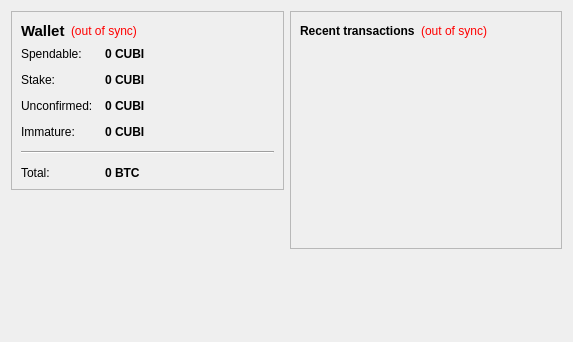
<?xml version="1.0" encoding="UTF-8"?>
<ui version="4.0">
 <class>OverviewPage</class>
 <widget class="QWidget" name="OverviewPage">
  <property name="geometry">
   <rect>
    <x>0</x>
    <y>0</y>
    <width>573</width>
    <height>342</height>
   </rect>
  </property>
  <property name="windowTitle">
   <string>Form</string>
  </property>
  <layout class="QHBoxLayout" name="horizontalLayout" stretch="1,1">
   <item>
    <layout class="QVBoxLayout" name="verticalLayout_2">
     <item>
      <widget class="QFrame" name="frame">
       <property name="frameShape">
        <enum>QFrame::StyledPanel</enum>
       </property>
       <property name="frameShadow">
        <enum>QFrame::Raised</enum>
       </property>
       <layout class="QVBoxLayout" name="verticalLayout_4">
        <item>
         <layout class="QHBoxLayout" name="horizontalLayout_4">
          <item>
           <widget class="QLabel" name="label_5">
            <property name="font">
             <font>
              <pointsize>11</pointsize>
              <weight>75</weight>
              <bold>true</bold>
             </font>
            </property>
            <property name="text">
             <string>Wallet</string>
            </property>
           </widget>
          </item>
          <item>
           <widget class="QLabel" name="labelWalletStatus">
            <property name="toolTip">
             <string>The displayed information may be out of date. Your wallet automatically synchronizes with the cubicore network after a connection is established, but this process has not completed yet.</string>
            </property>
            <property name="styleSheet">
             <string notr="true">QLabel { color: red; }</string>
            </property>
            <property name="text">
             <string notr="true">(out of sync)</string>
            </property>
            <property name="alignment">
             <set>Qt::AlignLeading|Qt::AlignLeft|Qt::AlignVCenter</set>
            </property>
           </widget>
          </item>
          <item>
           <spacer name="horizontalSpacer_2">
            <property name="orientation">
             <enum>Qt::Horizontal</enum>
            </property>
            <property name="sizeHint" stdset="0">
             <size>
              <width>40</width>
              <height>20</height>
             </size>
            </property>
           </spacer>
          </item>
         </layout>
        </item>
        <item>
         <layout class="QFormLayout" name="formLayout_2">
          <property name="fieldGrowthPolicy">
           <enum>QFormLayout::AllNonFixedFieldsGrow</enum>
          </property>
          <property name="horizontalSpacing">
           <number>12</number>
          </property>
          <property name="verticalSpacing">
           <number>12</number>
          </property>
          <item row="0" column="0">
           <widget class="QLabel" name="label">
            <property name="text">
             <string>Spendable:</string>
            </property>
           </widget>
          </item>
          <item row="0" column="1">
           <widget class="QLabel" name="labelBalance">
            <property name="font">
             <font>
              <weight>75</weight>
              <bold>true</bold>
             </font>
            </property>
            <property name="cursor">
             <cursorShape>IBeamCursor</cursorShape>
            </property>
            <property name="toolTip">
             <string>Your current spendable balance</string>
            </property>
            <property name="text">
             <string notr="true">0 CUBI</string>
            </property>
            <property name="textInteractionFlags">
             <set>Qt::LinksAccessibleByMouse|Qt::TextSelectableByKeyboard|Qt::TextSelectableByMouse</set>
            </property>
           </widget>
          </item>
          <item row="1" column="0">
           <widget class="QLabel" name="label_6">
            <property name="text">
             <string>Stake:</string>
            </property>
           </widget>
          </item>
          <item row="1" column="1">
           <widget class="QLabel" name="labelStake">
            <property name="font">
             <font>
              <weight>75</weight>
              <bold>true</bold>
             </font>
            </property>
            <property name="cursor">
             <cursorShape>IBeamCursor</cursorShape>
            </property>
            <property name="toolTip">
             <string>Total of coins that was staked, and do not yet count toward the current balance</string>
            </property>
            <property name="text">
             <string notr="true">0 CUBI</string>
            </property>
            <property name="textInteractionFlags">
             <set>Qt::LinksAccessibleByMouse|Qt::TextSelectableByKeyboard|Qt::TextSelectableByMouse</set>
            </property>
           </widget>
          </item>
          <item row="2" column="0">
           <widget class="QLabel" name="label_3">
            <property name="text">
             <string>Unconfirmed:</string>
            </property>
           </widget>
          </item>
          <item row="2" column="1">
           <widget class="QLabel" name="labelUnconfirmed">
            <property name="font">
             <font>
              <weight>75</weight>
              <bold>true</bold>
             </font>
            </property>
            <property name="cursor">
             <cursorShape>IBeamCursor</cursorShape>
            </property>
            <property name="toolTip">
             <string>Total of transactions that have yet to be confirmed, and do not yet count toward the current balance</string>
            </property>
            <property name="text">
             <string notr="true">0 CUBI</string>
            </property>
            <property name="textInteractionFlags">
             <set>Qt::LinksAccessibleByMouse|Qt::TextSelectableByKeyboard|Qt::TextSelectableByMouse</set>
            </property>
           </widget>
          </item>
          <item row="3" column="0">
           <widget class="QLabel" name="labelImmatureText">
            <property name="text">
             <string>Immature:</string>
            </property>
           </widget>
          </item>
          <item row="3" column="1">
           <widget class="QLabel" name="labelImmature">
            <property name="font">
             <font>
              <weight>75</weight>
              <bold>true</bold>
             </font>
            </property>
            <property name="toolTip">
             <string>Mined balance that has not yet matured</string>
            </property>
            <property name="text">
             <string notr="true">0 CUBI</string>
            </property>
            <property name="textInteractionFlags">
             <set>Qt::LinksAccessibleByMouse|Qt::TextSelectableByKeyboard|Qt::TextSelectableByMouse</set>
            </property>
           </widget>
          </item>
          <item row="4" column="0" colspan="2">
           <widget class="Line" name="line">
            <property name="orientation">
             <enum>Qt::Horizontal</enum>
            </property>
           </widget>
          </item>
          <item row="5" column="0">
           <widget class="QLabel" name="labelTotalText">
            <property name="text">
             <string>Total:</string>
            </property>
           </widget>
          </item>
          <item row="5" column="1">
           <widget class="QLabel" name="labelTotal">
            <property name="font">
             <font>
              <weight>75</weight>
              <bold>true</bold>
             </font>
            </property>
            <property name="cursor">
             <cursorShape>IBeamCursor</cursorShape>
            </property>
            <property name="toolTip">
             <string>Your current total balance</string>
            </property>
            <property name="text">
             <string notr="true">0 BTC</string>
            </property>
            <property name="textInteractionFlags">
             <set>Qt::LinksAccessibleByMouse|Qt::TextSelectableByKeyboard|Qt::TextSelectableByMouse</set>
            </property>
           </widget>
          </item>
         </layout>
        </item>
       </layout>
      </widget>
     </item>
     <item>
      <spacer name="verticalSpacer">
       <property name="orientation">
        <enum>Qt::Vertical</enum>
       </property>
       <property name="sizeHint" stdset="0">
        <size>
         <width>20</width>
         <height>40</height>
        </size>
       </property>
      </spacer>
     </item>
    </layout>
   </item>
   <item>
    <layout class="QVBoxLayout" name="verticalLayout_3">
     <item>
      <widget class="QFrame" name="frame_2">
       <property name="frameShape">
        <enum>QFrame::StyledPanel</enum>
       </property>
       <property name="frameShadow">
        <enum>QFrame::Raised</enum>
       </property>
       <layout class="QVBoxLayout" name="verticalLayout">
        <item>
         <layout class="QHBoxLayout" name="horizontalLayout_2">
          <item>
           <widget class="QLabel" name="label_4">
            <property name="text">
             <string>&lt;b&gt;Recent transactions&lt;/b&gt;</string>
            </property>
           </widget>
          </item>
          <item>
           <widget class="QLabel" name="labelTransactionsStatus">
            <property name="toolTip">
             <string>The displayed information may be out of date. Your wallet automatically synchronizes with the cubicore network after a connection is established, but this process has not completed yet.</string>
            </property>
            <property name="styleSheet">
             <string notr="true">QLabel { color: red; }</string>
            </property>
            <property name="text">
             <string notr="true">(out of sync)</string>
            </property>
            <property name="alignment">
             <set>Qt::AlignRight|Qt::AlignTrailing|Qt::AlignVCenter</set>
            </property>
           </widget>
          </item>
          <item>
           <spacer name="horizontalSpacer">
            <property name="orientation">
             <enum>Qt::Horizontal</enum>
            </property>
            <property name="sizeHint" stdset="0">
             <size>
              <width>40</width>
              <height>20</height>
             </size>
            </property>
           </spacer>
          </item>
         </layout>
        </item>
        <item>
         <widget class="QListView" name="listTransactions">
          <property name="styleSheet">
           <string notr="true">QListView { background: transparent; }</string>
          </property>
          <property name="frameShape">
           <enum>QFrame::NoFrame</enum>
          </property>
          <property name="verticalScrollBarPolicy">
           <enum>Qt::ScrollBarAlwaysOff</enum>
          </property>
          <property name="horizontalScrollBarPolicy">
           <enum>Qt::ScrollBarAlwaysOff</enum>
          </property>
          <property name="selectionMode">
           <enum>QAbstractItemView::NoSelection</enum>
          </property>
         </widget>
        </item>
       </layout>
      </widget>
     </item>
     <item>
      <spacer name="verticalSpacer_2">
       <property name="orientation">
        <enum>Qt::Vertical</enum>
       </property>
       <property name="sizeHint" stdset="0">
        <size>
         <width>20</width>
         <height>40</height>
        </size>
       </property>
      </spacer>
     </item>
    </layout>
   </item>
  </layout>
 </widget>
 <resources/>
 <connections/>
</ui>
